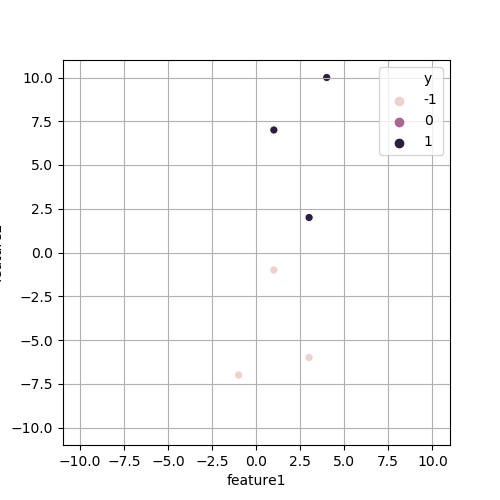

This figure's Python source:
import seaborn as sns
import matplotlib.pyplot as plt
import numpy as np
import pandas as pd

import time
import mpl_toolkits.axisartist as axisartist #导入坐标轴加工模块

if __name__ == '__main__':
    start_time = time.time()
    fig = plt.figure(figsize=(5, 5))
    df = pd.read_csv('points.csv')
    print(df)
    # ar = np.random.randn(20, 4)
    # df2 = pd.DataFrame(ar, columns=['a', 'b', 'c', 'd'])
    # df2['e'] = pd.Series(
    #     ['one', 'one', 'one', 'one', 'one', 'one', 'two', 'two', 'two', 'two', 'two', 'two', 'two', 'two',
    #      'three', 'three', 'three', 'three', 'three', 'three'])
    # sns.scatterplot(df2['a'], df2['b'], hue=df2['e'])
    # print(df2)
    ax = axisartist.Subplot(fig, 111)  # 使用axisartist.Subplot方法创建一个绘图区对象ax
    ax.axis["x"] = ax.new_floating_axis(0, 0, axis_direction="bottom")  # 添加x轴
    ax.axis["y"] = ax.new_floating_axis(1, 0, axis_direction="bottom")  # 添加y轴
    sns.scatterplot(df['feature1'], df['feature2'], hue=df['y'])
    plt.xlim(-11, 11)
    plt.ylim(-11, 11)
    plt.axis()
    plt.grid()
    plt.savefig('plot.png')
    plt.show()
    print('======= Time taken: %f =======' %(time.time() - start_time))
